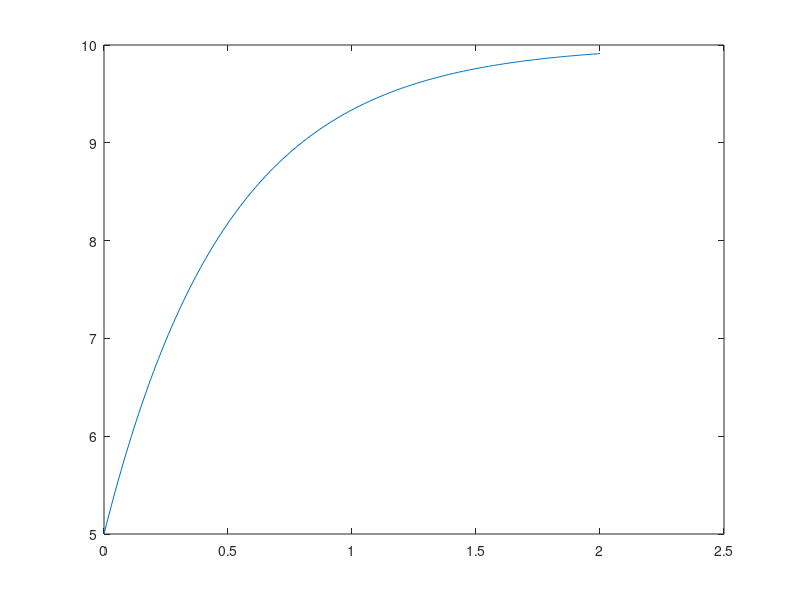

This figure's MATLAB source:
%ODE course my way 
a = 20 ;
b = 2 ;
c = 5 ; 
%parameters

dt = 0.01;

%initial conditions
t = 0;
t_end = 2;
x = c ;

x_array = [x]; 
times = [t] ;

while t<t_end
   %compute derivatives 
   dx = (a - b * x ) * dt ;
   %update state variables
   x = x + dx; 
   t = t + dt ; 
   %store in array 
   x_array = [x_array ; x] ;
   times = [times ; t] ;
end 

plot(times, x_array)
